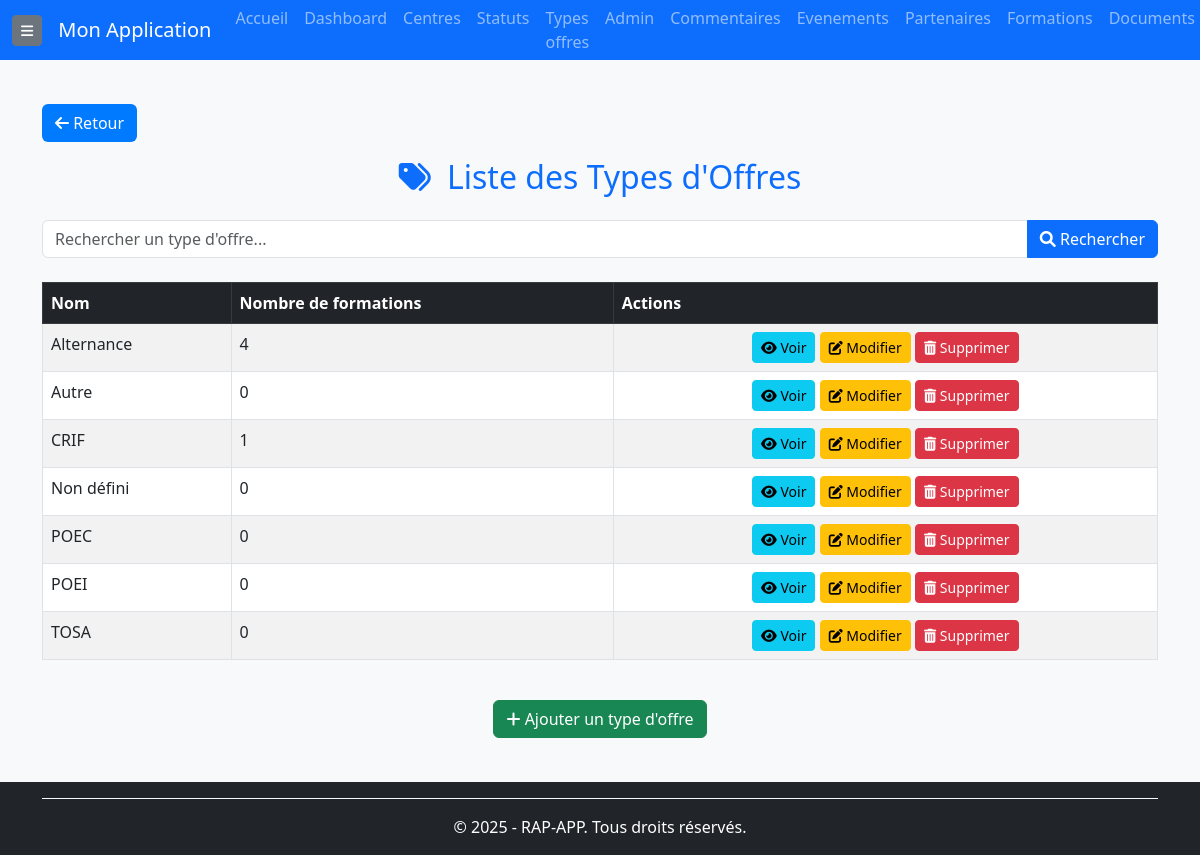
The page /types-offres/ (signed in) on the database its author committed.
### rap_app/models/types_offre.py (models this page shows, shortened)
class TypeOffre(BaseModel):
    CRIF = 'crif'
    ALTERNANCE = 'alternance'
    POEC = 'poec'
    POEI = 'poei'
    TOSA = 'tosa'
    AUTRE = 'autre'
    NON_DEFINI = 'non_defini'
    TYPE_OFFRE_CHOICES = [
        (CRIF, 'CRIF'),
        (ALTERNANCE, 'Alternance'),
        (POEC, 'POEC'),
        (POEI, 'POEI'),
        (TOSA, 'TOSA'),
        (AUTRE, 'Autre'),
        (NON_DEFINI, 'Non défini'),
    ]
    nom = models.CharField(
        max_length=100,
        choices=TYPE_OFFRE_CHOICES,
        default=NON_DEFINI,
        verbose_name="Type d'offre"
    )
    """
    Nom du type d'offre, avec une liste de choix prédéfinis.
    """
    autre = models.CharField(
        max_length=255,
        blank=True,  # Suppression de null=True pour éviter les valeurs NULL sur un CharField
        verbose_name="Autre (personnalisé)"
    )
    """
    Champ permettant de spécifier un type personnalisé si "Autre" est sélectionné.
    """
    def __str__(self):
        return self.autre if self.nom == self.AUTRE and self.autre else self.get_nom_display()
    class Meta:
        verbose_name = "Type d'offre"
        verbose_name_plural = "Types d'offres"
        ordering = ['nom']
        constraints = [
            models.UniqueConstraint(
                fields=['autre'],
                name='unique_autre_non_null',
                condition=models.Q(nom='autre', autre__isnull=False)
            )
        ]  # Empêche d'avoir plusieurs fois la même valeur personnalisée 'Autre'

### rap_app/views/types_offre_views.py (the view)
# urls.py: path('types-offres/', types_offre_views.TypeOffreListView.as_view(), name='type-offre-list'),
class TypeOffreListView(BaseListView):
    model = TypeOffre
    context_object_name = 'types_offre'
    template_name = "types_offres/typeoffre_list.html"
    def get_queryset(self):
        queryset = super().get_queryset().annotate(
            nb_formations=Count('formations')
        )
        q = self.request.GET.get('q')
        if q:
            queryset = queryset.filter(Q(nom__icontains=q) | Q(autre__icontains=q))
        return queryset.order_by('nom')
    def get_context_data(self, **kwargs):
        context = super().get_context_data(**kwargs)
        context['filters'] = {
            'q': self.request.GET.get('q', ''),
        }
        return context

### rap_app/templates/types_offres/typeoffre_list.html
{% extends "base.html" %}
{% block content %}
<div class="container mt-4">
    {% include "composants/bouton_retour.html" %}
    <h2 class="text-primary text-center mb-4"><i class="fas fa-tags me-2"></i> Liste des Types d'Offres</h2>
    <form method="GET" class="mb-4">
        <div class="input-group">
            <input type="text" name="q" class="form-control" value="{{ filters.q }}" placeholder="Rechercher un type d'offre...">
            <button type="submit" class="btn btn-primary"><i class="fas fa-search"></i> Rechercher</button>
        </div>
    </form>
    <div class="table-responsive">
        <table class="table table-striped table-bordered">
            <thead class="table-dark">
                <tr>
                    <th>Nom</th>
                    <th>Nombre de formations</th>
                    <th>Actions</th>
                </tr>
            </thead>
            <tbody>
                {% for type_offre in types_offre %}
                <tr>
                    <td>{{ type_offre }}</td>
                    <td>{{ type_offre.nb_formations }}</td>
                    <td class="text-center">
                        <a href="{% url 'type-offre-detail' type_offre.id %}" class="btn btn-info btn-sm">
                            <i class="fas fa-eye"></i> Voir
                        </a>
                        <a href="{% url 'type-offre-update' type_offre.id %}" class="btn btn-warning btn-sm">
                            <i class="fas fa-edit"></i> Modifier
                        </a>
                        <a href="{% url 'type-offre-delete' type_offre.id %}" class="btn btn-danger btn-sm">
                            <i class="fas fa-trash-alt"></i> Supprimer
                        </a>
                    </td>
                </tr>
                {% empty %}
                <tr>
                    <td colspan="3" class="text-center text-muted">Aucun type d'offre trouvé.</td>
                </tr>
                {% endfor %}
            </tbody>
        </table>
    </div>
    <div class="text-center mt-4">
        <a href="{% url 'type-offre-create' %}" class="btn btn-success">
            <i class="fas fa-plus"></i> Ajouter un type d'offre
        </a>
    </div>
</div>
{% endblock %}

### rap_app/templates/base.html (style rules this page uses)
body { background-color: #f8f9fa; display: flex; flex-direction: column; min-height: 100vh; }

### rows shown on the page
TypeOffre: nom "Alternance", nb_formations "4"
TypeOffre: nom+autre "Autre", nb_formations "0"
TypeOffre: nom "CRIF", nb_formations "1"
TypeOffre: nom "Non défini", nb_formations "0"
TypeOffre: nom "POEC", nb_formations "0"
TypeOffre: nom "POEI", nb_formations "0"
TypeOffre: nom "TOSA", nb_formations "0"
